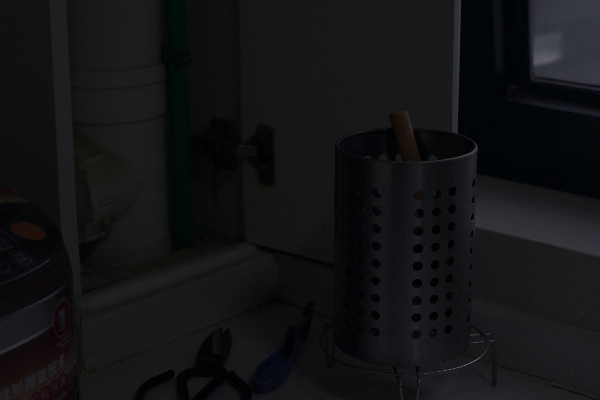
#> input picture digitalimageprocessing/a.png, 600 x 400 px
$ python '우승우_기말.py'
#> lines starting #> are read from the running program, lines starting #| are printed output that depends on the picture
import cv2
import numpy as np

INIT_X = 50
INIT_Y = 60

roi_pts = []

def make_view(name, img, x, y, put_text=""):
    cv2.namedWindow(name, cv2.WINDOW_NORMAL)
    cv2.moveWindow(name, x, y)
    disp = img.copy()
    if put_text:
        cv2.putText(
            disp, put_text, (10, 30),
            cv2.FONT_HERSHEY_SIMPLEX, 0.8,
            (0, 0, 255), 2, cv2.LINE_AA
        )
    cv2.imshow(name, disp)

def nothing(x):
    pass

def clip_image(image):
    return np.clip(image, 0, 255).astype(np.uint8)

def warp_roi(image, src_pts, dst_size=(480, 360)):
    if len(src_pts) != 4:
        return np.zeros((dst_size[1], dst_size[0], 3), dtype=np.uint8)
    src = np.array(src_pts, dtype=np.float32)
    dst = np.array([
        [0, 0],
        [dst_size[0] - 1, 0],
        [dst_size[0] - 1, dst_size[1] - 1],
        [0, dst_size[1] - 1]
    ], dtype=np.float32)
    M = cv2.getPerspectiveTransform(src, dst)
    warped = cv2.warpPerspective(image, M, dst_size, flags=cv2.INTER_NEAREST)
    return warped

def get_roi_mask(image_shape, points):
    mask = np.zeros(image_shape[:2], dtype=np.uint8)
    if len(points) == 4:
        pts = np.array(points, dtype=np.int32)
        cv2.fillPoly(mask, [pts], 1)
    return mask

def enhance_roi_contrast(image, mask=None):
    result = image.copy().astype(np.float32)
    if mask is not None and np.any(mask):
        ys, xs = np.where(mask > 0)
        y0, y1 = ys.min(), ys.max()
        x0, x1 = xs.min(), xs.max()
        # ROI 패치 추출
        patch = result[y0:y1+1, x0:x1+1].copy()
        patch_mask = mask[y0:y1+1, x0:x1+1]
        # 노이즈 완화를 위해 미디언 필터 적용
        patch_uint8 = clip_image(patch)
        patch = cv2.medianBlur(patch_uint8, ksize=3).astype(np.float32)
        # 채널별 히스토그램 평활화
        for c in range(3):
            channel = patch[..., c]
            eq = cv2.equalizeHist(channel.astype(np.uint8)).astype(np.float32)
            channel[patch_mask > 0] = eq[patch_mask > 0]
            patch[..., c] = channel
        # 결과 병합
        result_roi = result[y0:y1+1, x0:x1+1]
        result_roi[patch_mask > 0] = patch[patch_mask > 0]
        result[y0:y1+1, x0:x1+1] = result_roi
    # 병합 후 전체 결과 클램핑
    result = np.clip(result, 0, 255)
    return result.astype(np.uint8)

def on_mouse(event, x, y, flags, param):
    global roi_pts
    if event == cv2.EVENT_LBUTTONDOWN and len(roi_pts) < 4:
        roi_pts.append((x, y))
    elif event == cv2.EVENT_RBUTTONDOWN:
        roi_pts.clear()

def show(image_path="./a2.jpeg"):
#> called with image_path = './a.png'
    global roi_pts
    frame = cv2.imread(image_path)
#> frame is the input picture: shape (400, 600, 3); mean B, G, R 20.7, 19.2, 18.9
    if frame is None:
        print("이미지를 열 수 없습니다:", image_path)
        return
    W = 480
    H = int(frame.shape[0] * (W / frame.shape[1]))
#> H = 320
    frame = cv2.resize(frame, (W, H))
#> frame: shape (320, 480, 3)
    logf = cv2.log(frame.astype(np.float32) + 1.0)
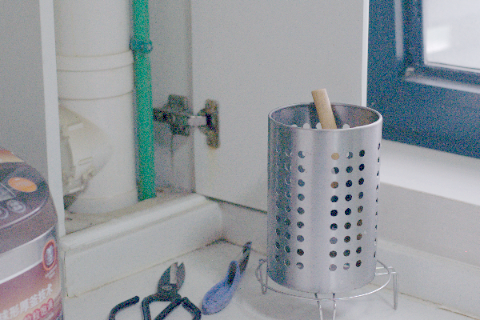
#> logf: shape (320, 480, 3) float32; mean B, G, R 2.93, 2.85, 2.75; drawn with min black and max white
    logf = cv2.normalize(logf, None, 0, 255, cv2.NORM_MINMAX)
    gray = cv2.cvtColor(frame, cv2.COLOR_BGR2GRAY).astype(np.float32)
    gray = cv2.normalize(gray, None, 0, 255, cv2.NORM_MINMAX)
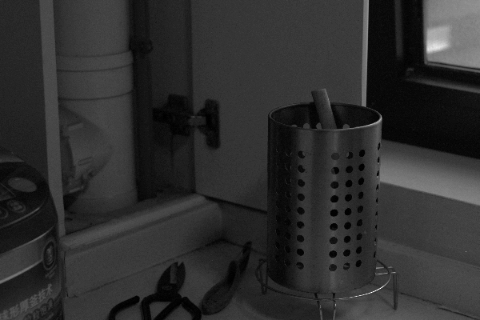
#> gray: shape (320, 480) float32; min 0, max 255, mean 46.7
    l_norm = gray / 255.0
    weight = (1.0 - l_norm)[..., np.newaxis]
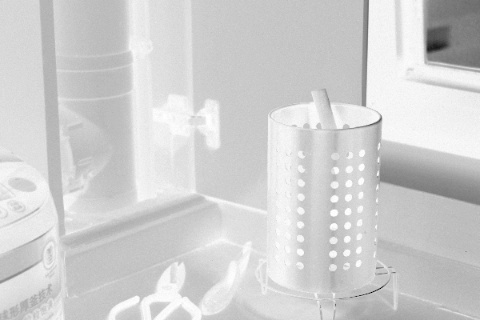
#> weight: shape (320, 480, 1) float32; min 0, max 1, mean 0.817
    ctrl_win = "Information"
    blank = np.zeros((1, 500, 3), dtype=np.uint8)
    cv2.namedWindow(ctrl_win, cv2.WINDOW_NORMAL)
    init_alpha = 40
    cv2.createTrackbar("alpha", ctrl_win, init_alpha, 100, nothing)
    cv2.imshow(ctrl_win, blank)
    cv2.namedWindow("Original", cv2.WINDOW_NORMAL)
    cv2.setMouseCallback("Original", on_mouse)
    while True:
        alpha = cv2.getTrackbarPos("alpha", ctrl_win) / 100.0
        cv2.moveWindow(ctrl_win, INIT_X + int(0.5 * W), 0)
        adaptive = frame.astype(np.float32) + logf * alpha * weight
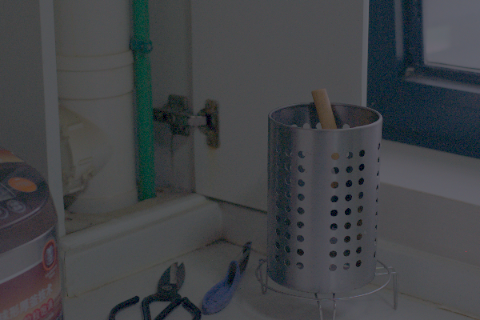
#> adaptive: shape (320, 480, 3) float32; mean B, G, R 71.2, 68.2, 65.8
        adaptive = clip_image(adaptive)
        display_frame = frame.copy()
        for pt in roi_pts:
            cv2.circle(display_frame, pt, 4, (0, 255, 255), -1)
        warped = warp_roi(adaptive, roi_pts, dst_size=(W, H))
#> warped: shape (320, 480, 3); every value is 0
        roi_mask = get_roi_mask(adaptive.shape, roi_pts)
        enhanced_roi = enhance_roi_contrast(adaptive, roi_mask)
        original_ms = f"Mean: {frame.mean():.1f} Std: {frame.std():.1f}"
#> original_ms = 'Mean: 19.5 Std: 11.0'
        adap_ms = f"Mean: {adaptive.mean():.1f} Std: {adaptive.std():.1f}"
#> adap_ms = 'Mean: 67.9 Std: 16.7'
        enhanced_ms = f"Mean: {enhanced_roi.mean():.1f} Std: {enhanced_roi.std():.1f}"
#> enhanced_ms = 'Mean: 67.9 Std: 16.7'
        warp_ms = f"Warped ROI ({len(roi_pts)} pts)"
        make_view("Original", display_frame, INIT_X, INIT_Y, original_ms)
        make_view("Adaptive Better", adaptive, INIT_X, INIT_Y + H + 10, adap_ms)
        make_view("ROI Enhanced", enhanced_roi, INIT_X + W, INIT_Y + H + 10, enhanced_ms)
        make_view("ROI Region (Warped)", warped, INIT_X + W, INIT_Y, warp_ms)
#> call 4 of make_view, with name = 'ROI Region (Warped)', x = 530, y = 60, put_text = 'Warped ROI (0 pts)'
#> in make_view (call 4), `cv2.putText( disp, put_text, (10, 30), cv2.FONT_HERSHEY_SIMPLEX, 0.8, ..`:
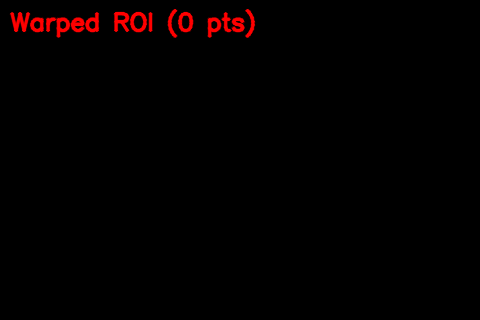
#> disp: shape (320, 480, 3); mean B, G, R 0, 0, 3.4
        key = cv2.waitKey(30) & 0xFF
#> (key Esc is pressed here)
        if key == 27:
            break
        elif key == ord('r'):
            roi_pts.clear()
    cv2.destroyAllWindows()

if __name__ == "__main__":
    img_list = [
        "./a.png",
        "./a2.jpeg",
        "./a3.jpeg",
        "./a4.png"
    ]
    for img in img_list:
        show(img)
#> pass 2 of the loop `for img in img_list:`:
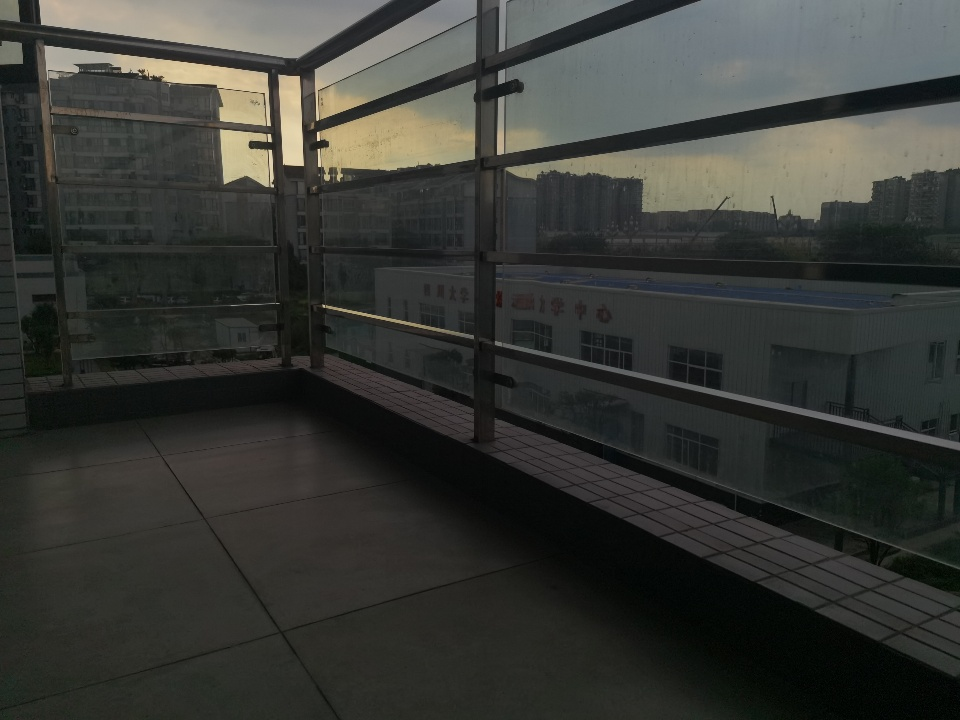
#> input picture digitalimageprocessing/a2.jpeg, 960 x 720 px
#> in show, frame is the input picture: shape (720, 960, 3); mean B, G, R 53.3, 57.5, 55.9
#> frame: shape (360, 480, 3)
#> l_norm: shape (360, 480) float32
#> weight: shape (360, 480, 1) float32
#> alpha = 0.4
#> in show (call 2), `adaptive = frame.astype(np.float32) + logf * alpha * weight`:
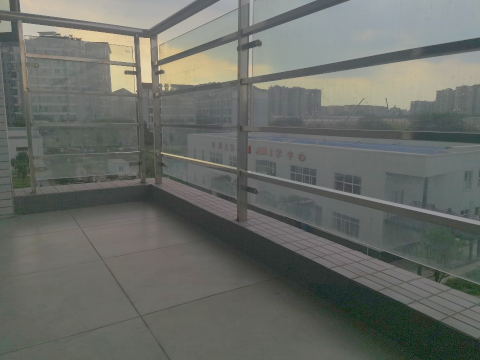
#> adaptive: shape (360, 480, 3) float32; mean B, G, R 103.4, 108.9, 106
#> warped: shape (360, 480, 3); every value is 0
#> result: shape (360, 480, 3) float32
#> original_ms = 'Mean: 55.7 Std: 40.8'
#> adap_ms = 'Mean: 105.6 Std: 35.2'
#> in make_view (call 8), `cv2.putText( disp, put_text, (10, 30), cv2.FONT_HERSHEY_SIMPLEX, 0.8, ..`:
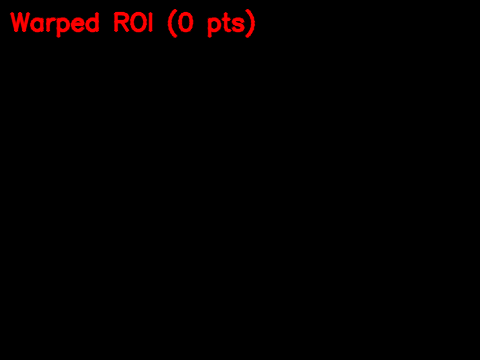
#> disp: shape (360, 480, 3); mean B, G, R 0, 0, 3.1
#> (key Enter is pressed here)
#> pass 3 of the loop `for img in img_list:`:
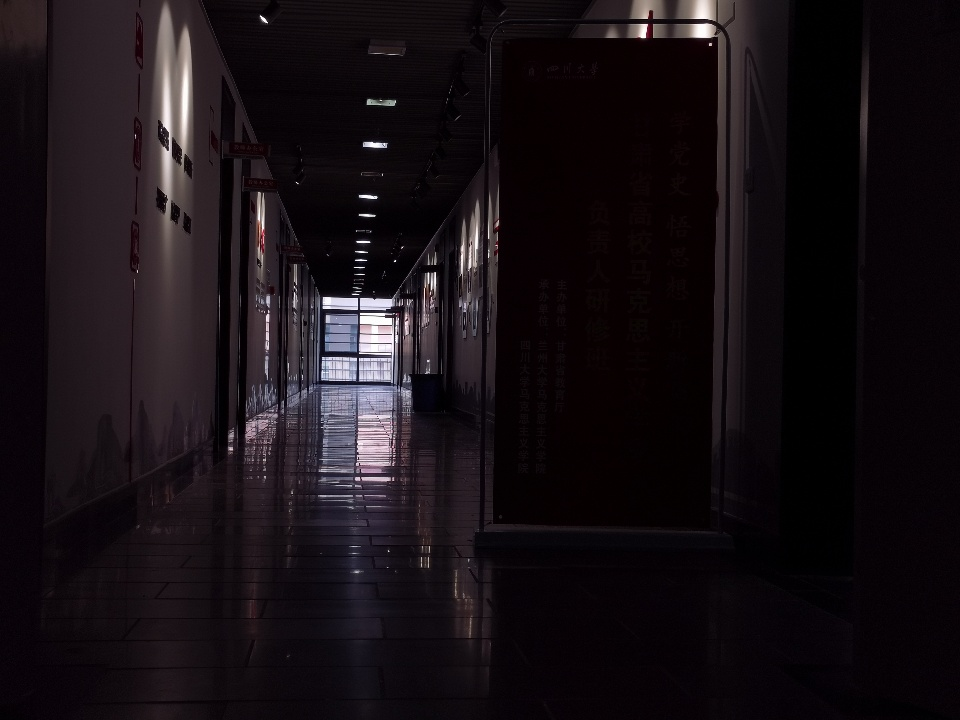
#> input picture digitalimageprocessing/a3.jpeg, 960 x 720 px
#> in show, frame is the input picture: shape (720, 960, 3); mean B, G, R 20.3, 16.1, 22.7
#> frame: shape (360, 480, 3)
#> in show (call 3), `weight = (1.0 - l_norm)[..., np.newaxis]`:
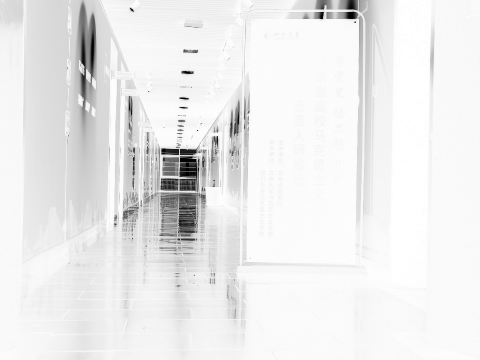
#> weight: shape (360, 480, 1) float32; min 0, max 1, mean 0.927
#> original_ms = 'Mean: 19.8 Std: 31.0'
#> adap_ms = 'Mean: 57.2 Std: 40.3'
#> in make_view (call 18), `cv2.putText( disp, put_text, (10, 30), cv2.FONT_HERSHEY_SIMPLEX, 0.8, ..`:
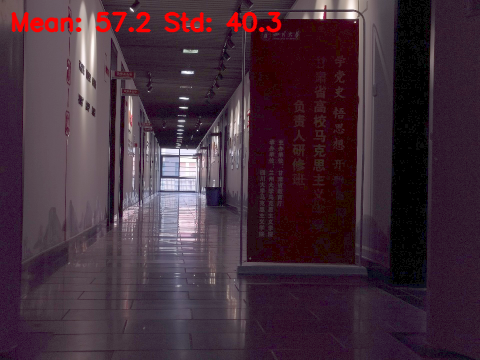
#> disp: shape (360, 480, 3); mean B, G, R 58.1, 46, 68.1
#> the loop made 4 passes; the first 3 are shown
